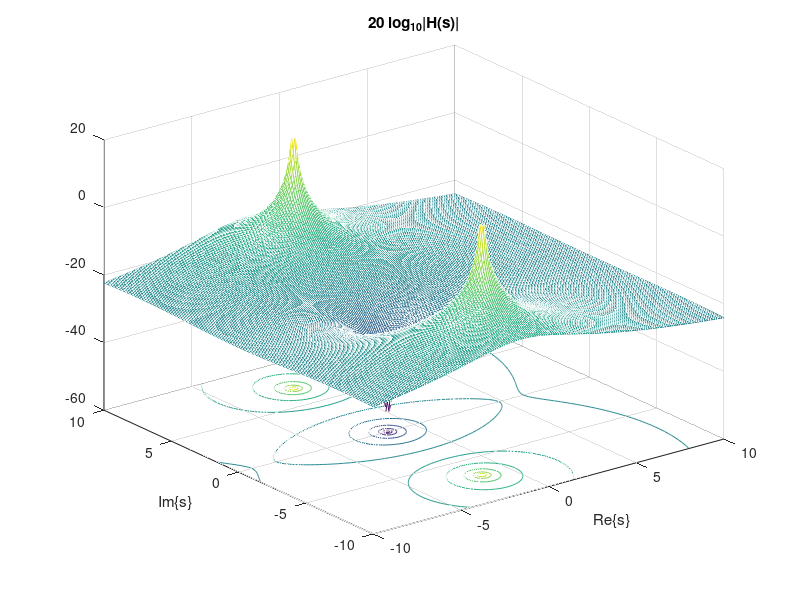
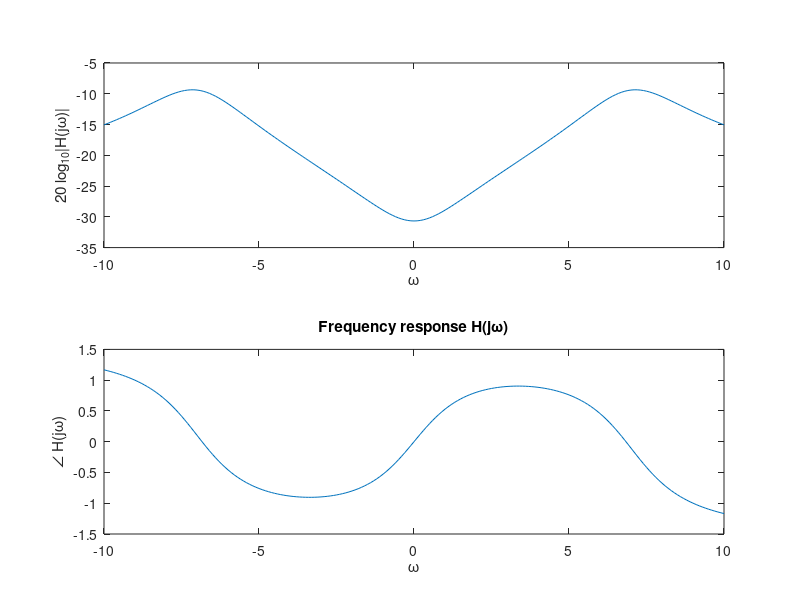
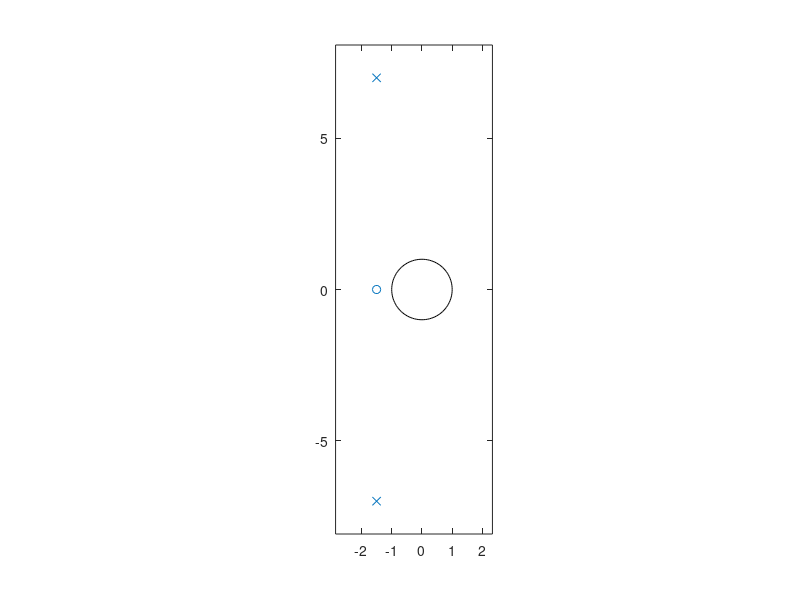
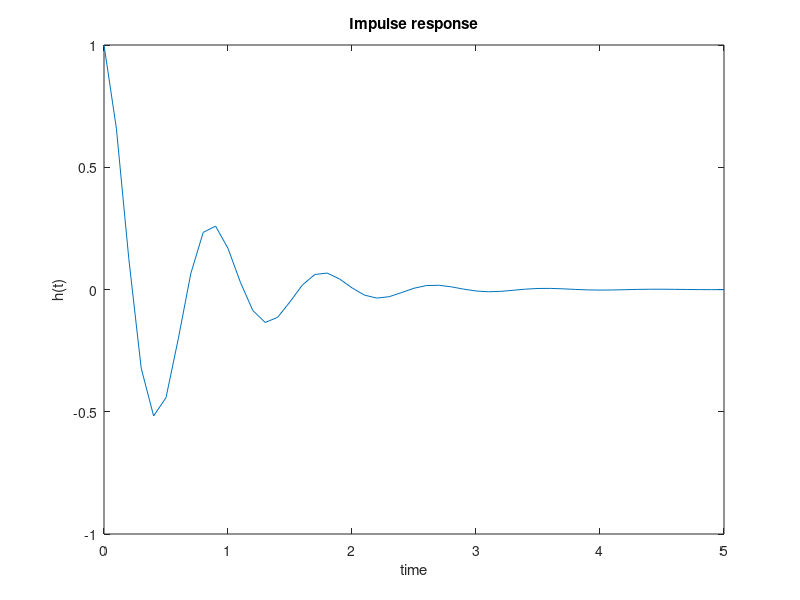

Write MATLAB code to recreate these figures, in order.
%% Exercise 1

% Do not uncomment the following line. It is not a Matlab command.
% H(s) = (s + a)/(s^2 + 2as + a^2 + w0^2)

%% Exercise 2

close all;
a = 1.5;
w0 = 7;

% Calculate H(s) for -10<Re{s}<10 and -10<Im{s}<10
[re, im] = meshgrid(-10:0.1:10);
s = re + j*im;
numerator = [1, a];
denominator = [1, 2*a, a^2+w0^2];
H = polyval(numerator, s)./polyval(denominator, s);

% Plot magnitude of H(s)
figure(1);
meshc(re, im, 20*log10(abs(H)));
xlabel('Re\{s\}');
ylabel('Im\{s\}');
title('20 log_{10}|H(s)|');

%% Exercise 3

w = -10:0.1:10;
H = freqs(numerator, denominator, w);

figure(2);
subplot(2, 1, 1);
plot(w, 20*log10(abs(H)));
xlabel('\omega');
ylabel('20 log_{10}|H(j\omega)|');
subplot(2, 1, 2);
plot(w, angle(H));
xlabel('\omega');
ylabel('\angle H(j\omega)');
title('Frequency response H(j\omega)');

%% Excercise 4

zeros = roots(numerator)
poles = roots(denominator)

numerator = poly(zeros)
denominator = poly(poles)

%% Exercise 5

[zeros, poles, gain] = tf2zp(numerator, denominator)
[numerator, denominator] = zp2tf(zeros, poles, gain)

%% Exercise 6

figure(3);
zplane(zeros, poles);
grid;

%% Exercise 7

[r, p, k] = residue(numerator, denominator);

t = 0:0.1:5;

% Recall that r is a column vector (by convention).
% The .' operator is non-conjugate transpose.
% kron(p, t) generates a matrix where
%   each row represents a value of s, and
%   each column represents a value of t.
% So, the following expression is the 
%   inverse Laplace transform of H(s).
h = r.'*exp(kron(p, t));

figure(4);
plot(t, h);
xlabel('time');
ylabel('h(t)');
title('Impulse response');

%% Exercise 8

% If x(t) = u(t), then X(s) = 1/s, and Y(s) = H(s)/s.
% So, to generate Y(s), multiply the denominator of H(s) by s.
% Recall that polynomial multiplication is implemented via conv().
% Note that the polynomial 's' is expressed as its coefficients: [1 0].
denominator = conv(denominator, [1, 0]);

% Partial fraction expansion of Y(s) = H(s)/s
[r, p, k] = residue(numerator, denominator)

% Step response is the inverse Laplace transform of Y(s) = H(s)/s
y = r.'*exp(kron(p, t));

figure(5);
plot(t, y);
xlabel('time');
ylabel('y(t)');
title('Step response');